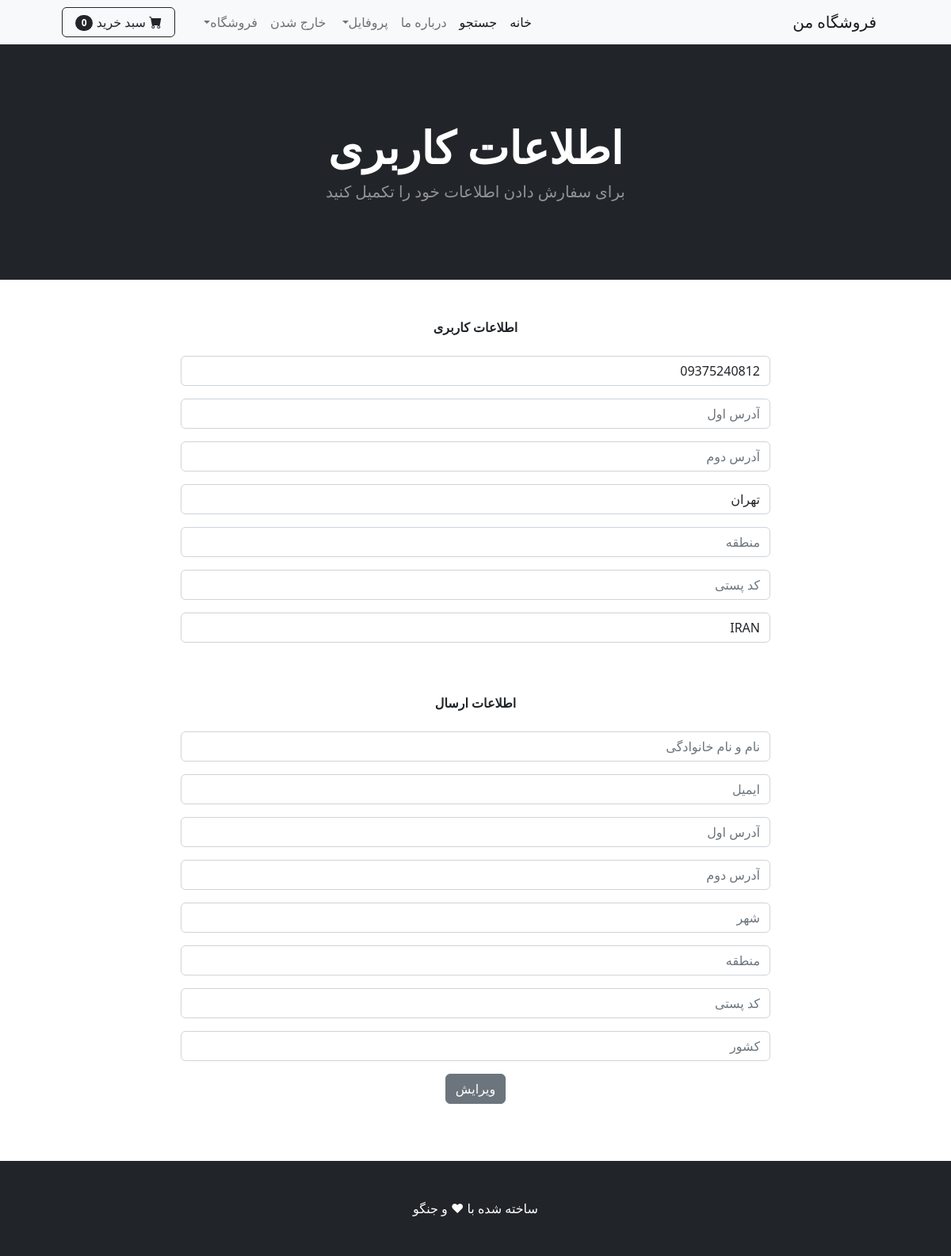
The page /update_info/ (signed in) on the database its author committed.
### shop/models.py (models this page shows, shortened)
class Profile(models.Model):
    user = models.OneToOneField(User, on_delete=models.CASCADE)
    date_modified = models.DateTimeField(User, auto_now=True)
    phone = models.CharField(max_length=14, blank=True)
    address1 = models.CharField(max_length=250, blank=True)
    address2 = models.CharField(max_length=250, blank=True)
    city = models.CharField(max_length=30, blank=True)
    state = models.CharField(max_length=30, blank=True)
    zipcode = models.CharField(max_length=30, blank=True)
    country = models.CharField(max_length=30, default='IRAN')
    old_cart = models.CharField(max_length=250, blank=True, null=True)

### shop/views.py (the view)
# urls.py: path('update_info/', views.update_info, name="update_info"),
def update_info(request):
    if request.user.is_authenticated:
        current_user = Profile.objects.get(user__id=request.user.id)
        shipping_user = ShippingAddress.objects.filter(user__id=request.user.id).first()
        form = UpdateUserInfo(request.POST or None, instance = current_user)
        shipping_form = ShippingForm(request.POST or None, instance = shipping_user)
        if form.is_valid() or shipping_form.is_valid():
            form.save()
            shipping_form.save()
            messages.success(request, 'اطلاعات کاربری شما ویرایش شد')
            return redirect('home')
        return render(request, 'update_info.html', {'form':form, 'shipping_form':shipping_form})
    else:
        messages.success(request, 'ابتدا باید لاگین کنید')
        return redirect ('home')

### cart/cart.py (called while the page is built)
    def __len__(self):
        return len(self.cart)

### cart/context_processors.py (called while the page is built)
def cart(request):
    return {'cart':Cart(request)}

### shop/templates/update_info.html (shortened to what this page needs)
{% extends "base.html" %}
{% block content %}
<header class="bg-dark py-5">
    <div class="container px-4 px-lg-5 my-5">
        <div class="text-center text-white">
            <h1 class="display-4 fw-bolder">اطلاعات کاربری</h1>
            <p class="lead fw-normal text-white-50 mb-0">برای سفارش دادن اطلاعات خود را تکمیل کنید</p>
        </div>
    </div>
</header>
<br><br>
<div class="container">
    <div class="row">
        <center>
            <div class="col-8">
                <strong>اطلاعات کاربری</strong>
                <br><br>
                <form method="POST" action="{% url 'update_info' %}">
                      {{ form.as_p }}
                      <br><br>
                      <strong>اطلاعات ارسال</strong>
                      <br><br>
                      {{ shipping_form.as_p }}
                <button type="submit" class="btn btn-secondary">ویرایش</button>
                </form>
                <br>
            </div>
        </center>
    </div>
</div>
<br><br>
{% endblock %}

### rows shown on the page
Profile: phone "09375240812", city "تهران", country "IRAN"

### other values the page prints
{{ cart|length }} "0"
